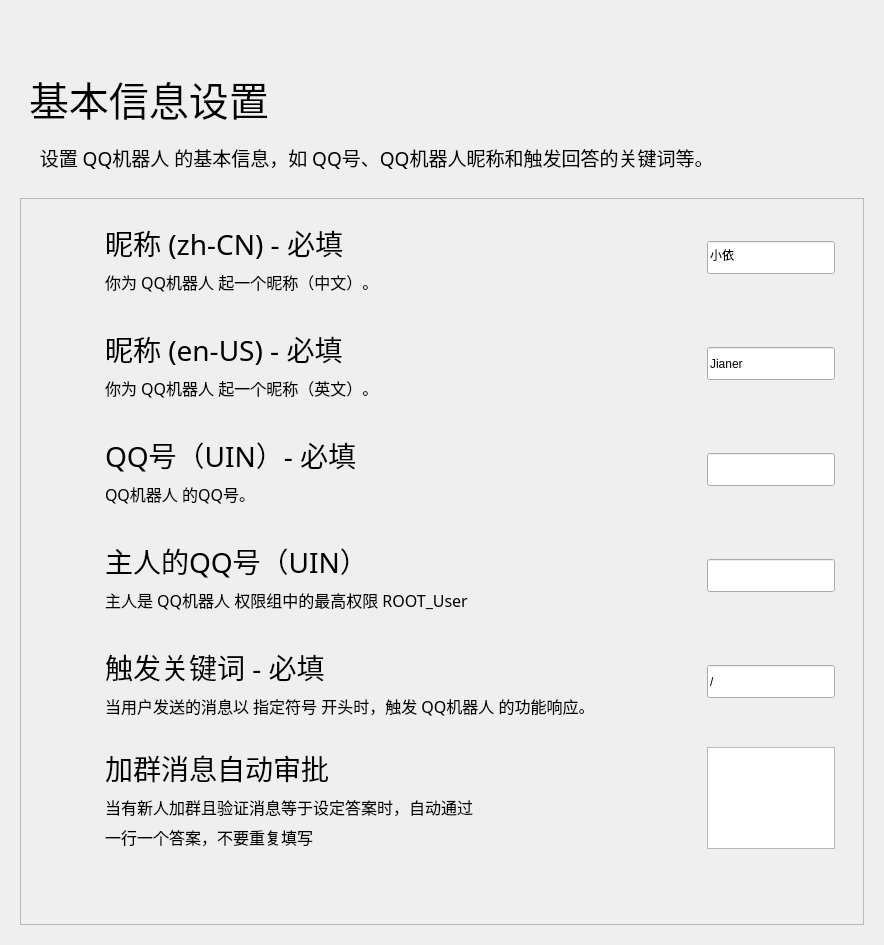
<?xml version="1.0" encoding="UTF-8"?>
<ui version="4.0">
 <class>Form</class>
 <widget class="QWidget" name="Form">
  <property name="geometry">
   <rect>
    <x>0</x>
    <y>0</y>
    <width>884</width>
    <height>945</height>
   </rect>
  </property>
  <property name="minimumSize">
   <size>
    <width>650</width>
    <height>465</height>
   </size>
  </property>
  <property name="windowTitle">
   <string>小依 - 设置基本信息</string>
  </property>
  <layout class="QHBoxLayout" name="horizontalLayout">
   <item>
    <widget class="PopUpAniStackedWidget" name="PopUpAniStackedWidget">
     <property name="minimumSize">
      <size>
       <width>0</width>
       <height>0</height>
      </size>
     </property>
     <widget class="QWidget" name="page">
      <layout class="QVBoxLayout" name="verticalLayout">
       <item>
        <spacer name="spacer">
         <property name="orientation">
          <enum>Qt::Vertical</enum>
         </property>
         <property name="sizeType">
          <enum>QSizePolicy::Fixed</enum>
         </property>
         <property name="sizeHint" stdset="0">
          <size>
           <width>20</width>
           <height>40</height>
          </size>
         </property>
        </spacer>
       </item>
       <item>
        <widget class="QWidget" name="widget" native="true">
         <property name="maximumSize">
          <size>
           <width>16777215</width>
           <height>88</height>
          </size>
         </property>
         <layout class="QHBoxLayout" name="horizontalLayout_2">
          <item>
           <widget class="LargeTitleLabel" name="LargeTitleLabel">
            <property name="font">
             <font>
              <family>HarmonyOS Sans SC Medium</family>
              <pointsize>30</pointsize>
              <bold>false</bold>
             </font>
            </property>
            <property name="text">
             <string>基本信息设置</string>
            </property>
           </widget>
          </item>
         </layout>
        </widget>
       </item>
       <item>
        <widget class="SubtitleLabel" name="SubtitleLabel_5">
         <property name="font">
          <font>
           <family>HarmonyOS Sans SC Medium</family>
           <pointsize>14</pointsize>
           <bold>false</bold>
          </font>
         </property>
         <property name="text">
          <string>    设置 QQ机器人 的基本信息，如 QQ号、QQ机器人昵称和触发回答的关键词等。</string>
         </property>
         <property name="wordWrap">
          <bool>true</bool>
         </property>
        </widget>
       </item>
       <item>
        <spacer name="verticalSpacer_32">
         <property name="orientation">
          <enum>Qt::Vertical</enum>
         </property>
         <property name="sizeType">
          <enum>QSizePolicy::Fixed</enum>
         </property>
         <property name="sizeHint" stdset="0">
          <size>
           <width>20</width>
           <height>20</height>
          </size>
         </property>
        </spacer>
       </item>
       <item>
        <widget class="SmoothScrollArea" name="SmoothScrollArea">
         <property name="frameShadow">
          <enum>QFrame::Raised</enum>
         </property>
         <property name="widgetResizable">
          <bool>true</bool>
         </property>
         <widget class="QWidget" name="scrollAreaWidgetContents">
          <property name="geometry">
           <rect>
            <x>0</x>
            <y>0</y>
            <width>846</width>
            <height>725</height>
           </rect>
          </property>
          <layout class="QVBoxLayout" name="verticalLayout_2">
           <item>
            <layout class="QGridLayout" name="gridLayout">
             <item row="2" column="0">
              <widget class="CardWidget" name="Edit_Icon_Settings_2">
               <property name="maximumSize">
                <size>
                 <width>16777215</width>
                 <height>100</height>
                </size>
               </property>
               <layout class="QHBoxLayout" name="horizontalLayout_6">
                <item>
                 <spacer name="horizontalSpacer_14">
                  <property name="orientation">
                   <enum>Qt::Horizontal</enum>
                  </property>
                  <property name="sizeType">
                   <enum>QSizePolicy::Fixed</enum>
                  </property>
                  <property name="sizeHint" stdset="0">
                   <size>
                    <width>10</width>
                    <height>20</height>
                   </size>
                  </property>
                 </spacer>
                </item>
                <item>
                 <widget class="IconWidget" name="IconWidget_5">
                  <property name="enabled">
                   <bool>true</bool>
                  </property>
                  <property name="minimumSize">
                   <size>
                    <width>40</width>
                    <height>40</height>
                   </size>
                  </property>
                  <property name="maximumSize">
                   <size>
                    <width>40</width>
                    <height>40</height>
                   </size>
                  </property>
                 </widget>
                </item>
                <item>
                 <spacer name="horizontalSpacer_15">
                  <property name="orientation">
                   <enum>Qt::Horizontal</enum>
                  </property>
                  <property name="sizeType">
                   <enum>QSizePolicy::Fixed</enum>
                  </property>
                  <property name="sizeHint" stdset="0">
                   <size>
                    <width>10</width>
                    <height>20</height>
                   </size>
                  </property>
                 </spacer>
                </item>
                <item>
                 <layout class="QVBoxLayout" name="verticalLayout_6">
                  <item>
                   <spacer name="verticalSpacer_33">
                    <property name="orientation">
                     <enum>Qt::Vertical</enum>
                    </property>
                    <property name="sizeType">
                     <enum>QSizePolicy::Expanding</enum>
                    </property>
                    <property name="sizeHint" stdset="0">
                     <size>
                      <width>20</width>
                      <height>5</height>
                     </size>
                    </property>
                   </spacer>
                  </item>
                  <item>
                   <widget class="TitleLabel" name="TitleLabel_5">
                    <property name="maximumSize">
                     <size>
                      <width>16777215</width>
                      <height>50</height>
                     </size>
                    </property>
                    <property name="font">
                     <font>
                      <family>HarmonyOS Sans SC</family>
                      <pointsize>21</pointsize>
                      <bold>false</bold>
                     </font>
                    </property>
                    <property name="text">
                     <string>QQ号（UIN）- 必填</string>
                    </property>
                   </widget>
                  </item>
                  <item>
                   <widget class="SubtitleLabel" name="SubtitleLabel_6">
                    <property name="font">
                     <font>
                      <family>HarmonyOS Sans SC</family>
                      <pointsize>12</pointsize>
                      <bold>false</bold>
                     </font>
                    </property>
                    <property name="text">
                     <string>QQ机器人 的QQ号。</string>
                    </property>
                    <property name="textFormat">
                     <enum>Qt::AutoText</enum>
                    </property>
                    <property name="scaledContents">
                     <bool>false</bool>
                    </property>
                    <property name="wordWrap">
                     <bool>true</bool>
                    </property>
                   </widget>
                  </item>
                  <item>
                   <spacer name="verticalSpacer_34">
                    <property name="orientation">
                     <enum>Qt::Vertical</enum>
                    </property>
                    <property name="sizeType">
                     <enum>QSizePolicy::Expanding</enum>
                    </property>
                    <property name="sizeHint" stdset="0">
                     <size>
                      <width>20</width>
                      <height>5</height>
                     </size>
                    </property>
                   </spacer>
                  </item>
                 </layout>
                </item>
                <item>
                 <widget class="LineEdit" name="LineEdit_4">
                  <property name="maximumSize">
                   <size>
                    <width>128</width>
                    <height>33</height>
                   </size>
                  </property>
                  <property name="text">
                   <string/>
                  </property>
                 </widget>
                </item>
                <item>
                 <spacer name="horizontalSpacer_16">
                  <property name="orientation">
                   <enum>Qt::Horizontal</enum>
                  </property>
                  <property name="sizeType">
                   <enum>QSizePolicy::Fixed</enum>
                  </property>
                  <property name="sizeHint" stdset="0">
                   <size>
                    <width>10</width>
                    <height>20</height>
                   </size>
                  </property>
                 </spacer>
                </item>
               </layout>
              </widget>
             </item>
             <item row="4" column="0">
              <widget class="CardWidget" name="Edit_Icon_Settings_3">
               <property name="maximumSize">
                <size>
                 <width>16777215</width>
                 <height>100</height>
                </size>
               </property>
               <layout class="QHBoxLayout" name="horizontalLayout_7">
                <item>
                 <spacer name="horizontalSpacer_17">
                  <property name="orientation">
                   <enum>Qt::Horizontal</enum>
                  </property>
                  <property name="sizeType">
                   <enum>QSizePolicy::Fixed</enum>
                  </property>
                  <property name="sizeHint" stdset="0">
                   <size>
                    <width>10</width>
                    <height>20</height>
                   </size>
                  </property>
                 </spacer>
                </item>
                <item>
                 <widget class="IconWidget" name="IconWidget_6">
                  <property name="enabled">
                   <bool>true</bool>
                  </property>
                  <property name="minimumSize">
                   <size>
                    <width>40</width>
                    <height>40</height>
                   </size>
                  </property>
                  <property name="maximumSize">
                   <size>
                    <width>40</width>
                    <height>40</height>
                   </size>
                  </property>
                 </widget>
                </item>
                <item>
                 <spacer name="horizontalSpacer_18">
                  <property name="orientation">
                   <enum>Qt::Horizontal</enum>
                  </property>
                  <property name="sizeType">
                   <enum>QSizePolicy::Fixed</enum>
                  </property>
                  <property name="sizeHint" stdset="0">
                   <size>
                    <width>10</width>
                    <height>20</height>
                   </size>
                  </property>
                 </spacer>
                </item>
                <item>
                 <layout class="QVBoxLayout" name="verticalLayout_7">
                  <item>
                   <spacer name="verticalSpacer_35">
                    <property name="orientation">
                     <enum>Qt::Vertical</enum>
                    </property>
                    <property name="sizeType">
                     <enum>QSizePolicy::Expanding</enum>
                    </property>
                    <property name="sizeHint" stdset="0">
                     <size>
                      <width>20</width>
                      <height>5</height>
                     </size>
                    </property>
                   </spacer>
                  </item>
                  <item>
                   <widget class="TitleLabel" name="TitleLabel_6">
                    <property name="maximumSize">
                     <size>
                      <width>16777215</width>
                      <height>50</height>
                     </size>
                    </property>
                    <property name="font">
                     <font>
                      <family>HarmonyOS Sans SC</family>
                      <pointsize>21</pointsize>
                      <bold>false</bold>
                     </font>
                    </property>
                    <property name="text">
                     <string>触发关键词 - 必填</string>
                    </property>
                   </widget>
                  </item>
                  <item>
                   <widget class="SubtitleLabel" name="SubtitleLabel_7">
                    <property name="font">
                     <font>
                      <family>HarmonyOS Sans SC</family>
                      <pointsize>12</pointsize>
                      <bold>false</bold>
                     </font>
                    </property>
                    <property name="text">
                     <string>当用户发送的消息以 指定符号 开头时，触发 QQ机器人 的功能响应。</string>
                    </property>
                    <property name="textFormat">
                     <enum>Qt::AutoText</enum>
                    </property>
                    <property name="scaledContents">
                     <bool>false</bool>
                    </property>
                    <property name="wordWrap">
                     <bool>true</bool>
                    </property>
                   </widget>
                  </item>
                  <item>
                   <spacer name="verticalSpacer_36">
                    <property name="orientation">
                     <enum>Qt::Vertical</enum>
                    </property>
                    <property name="sizeType">
                     <enum>QSizePolicy::Expanding</enum>
                    </property>
                    <property name="sizeHint" stdset="0">
                     <size>
                      <width>20</width>
                      <height>5</height>
                     </size>
                    </property>
                   </spacer>
                  </item>
                 </layout>
                </item>
                <item>
                 <widget class="LineEdit" name="LineEdit_5">
                  <property name="maximumSize">
                   <size>
                    <width>128</width>
                    <height>33</height>
                   </size>
                  </property>
                  <property name="text">
                   <string>/</string>
                  </property>
                 </widget>
                </item>
                <item>
                 <spacer name="horizontalSpacer_19">
                  <property name="orientation">
                   <enum>Qt::Horizontal</enum>
                  </property>
                  <property name="sizeType">
                   <enum>QSizePolicy::Fixed</enum>
                  </property>
                  <property name="sizeHint" stdset="0">
                   <size>
                    <width>10</width>
                    <height>20</height>
                   </size>
                  </property>
                 </spacer>
                </item>
               </layout>
              </widget>
             </item>
             <item row="0" column="0">
              <widget class="CardWidget" name="Edit_Icon_Settings">
               <property name="maximumSize">
                <size>
                 <width>16777215</width>
                 <height>100</height>
                </size>
               </property>
               <layout class="QHBoxLayout" name="horizontalLayout_3">
                <item>
                 <spacer name="horizontalSpacer_5">
                  <property name="orientation">
                   <enum>Qt::Horizontal</enum>
                  </property>
                  <property name="sizeType">
                   <enum>QSizePolicy::Fixed</enum>
                  </property>
                  <property name="sizeHint" stdset="0">
                   <size>
                    <width>10</width>
                    <height>20</height>
                   </size>
                  </property>
                 </spacer>
                </item>
                <item>
                 <widget class="IconWidget" name="IconWidget_2">
                  <property name="enabled">
                   <bool>true</bool>
                  </property>
                  <property name="minimumSize">
                   <size>
                    <width>40</width>
                    <height>40</height>
                   </size>
                  </property>
                  <property name="maximumSize">
                   <size>
                    <width>40</width>
                    <height>40</height>
                   </size>
                  </property>
                 </widget>
                </item>
                <item>
                 <spacer name="horizontalSpacer_6">
                  <property name="orientation">
                   <enum>Qt::Horizontal</enum>
                  </property>
                  <property name="sizeType">
                   <enum>QSizePolicy::Fixed</enum>
                  </property>
                  <property name="sizeHint" stdset="0">
                   <size>
                    <width>10</width>
                    <height>20</height>
                   </size>
                  </property>
                 </spacer>
                </item>
                <item>
                 <layout class="QVBoxLayout" name="verticalLayout_3">
                  <item>
                   <spacer name="verticalSpacer_26">
                    <property name="orientation">
                     <enum>Qt::Vertical</enum>
                    </property>
                    <property name="sizeType">
                     <enum>QSizePolicy::Expanding</enum>
                    </property>
                    <property name="sizeHint" stdset="0">
                     <size>
                      <width>20</width>
                      <height>5</height>
                     </size>
                    </property>
                   </spacer>
                  </item>
                  <item>
                   <widget class="TitleLabel" name="TitleLabel_2">
                    <property name="maximumSize">
                     <size>
                      <width>16777215</width>
                      <height>50</height>
                     </size>
                    </property>
                    <property name="font">
                     <font>
                      <family>HarmonyOS Sans SC</family>
                      <pointsize>21</pointsize>
                      <bold>false</bold>
                     </font>
                    </property>
                    <property name="text">
                     <string>昵称 (zh-CN) - 必填</string>
                    </property>
                   </widget>
                  </item>
                  <item>
                   <widget class="SubtitleLabel" name="SubtitleLabel_2">
                    <property name="font">
                     <font>
                      <family>HarmonyOS Sans SC</family>
                      <pointsize>12</pointsize>
                      <bold>false</bold>
                     </font>
                    </property>
                    <property name="text">
                     <string>你为 QQ机器人 起一个昵称（中文）。</string>
                    </property>
                    <property name="textFormat">
                     <enum>Qt::AutoText</enum>
                    </property>
                    <property name="scaledContents">
                     <bool>false</bool>
                    </property>
                    <property name="wordWrap">
                     <bool>true</bool>
                    </property>
                   </widget>
                  </item>
                  <item>
                   <spacer name="verticalSpacer_27">
                    <property name="orientation">
                     <enum>Qt::Vertical</enum>
                    </property>
                    <property name="sizeType">
                     <enum>QSizePolicy::Expanding</enum>
                    </property>
                    <property name="sizeHint" stdset="0">
                     <size>
                      <width>20</width>
                      <height>5</height>
                     </size>
                    </property>
                   </spacer>
                  </item>
                 </layout>
                </item>
                <item>
                 <widget class="LineEdit" name="LineEdit">
                  <property name="maximumSize">
                   <size>
                    <width>128</width>
                    <height>33</height>
                   </size>
                  </property>
                  <property name="text">
                   <string>小依</string>
                  </property>
                 </widget>
                </item>
                <item>
                 <spacer name="horizontalSpacer_11">
                  <property name="orientation">
                   <enum>Qt::Horizontal</enum>
                  </property>
                  <property name="sizeType">
                   <enum>QSizePolicy::Fixed</enum>
                  </property>
                  <property name="sizeHint" stdset="0">
                   <size>
                    <width>10</width>
                    <height>20</height>
                   </size>
                  </property>
                 </spacer>
                </item>
               </layout>
              </widget>
             </item>
             <item row="3" column="0">
              <widget class="CardWidget" name="Edit_Icon_Settings_6">
               <property name="maximumSize">
                <size>
                 <width>16777215</width>
                 <height>100</height>
                </size>
               </property>
               <layout class="QHBoxLayout" name="horizontalLayout_4">
                <item>
                 <spacer name="horizontalSpacer_7">
                  <property name="orientation">
                   <enum>Qt::Horizontal</enum>
                  </property>
                  <property name="sizeType">
                   <enum>QSizePolicy::Fixed</enum>
                  </property>
                  <property name="sizeHint" stdset="0">
                   <size>
                    <width>10</width>
                    <height>20</height>
                   </size>
                  </property>
                 </spacer>
                </item>
                <item>
                 <widget class="IconWidget" name="IconWidget_3">
                  <property name="enabled">
                   <bool>true</bool>
                  </property>
                  <property name="minimumSize">
                   <size>
                    <width>40</width>
                    <height>40</height>
                   </size>
                  </property>
                  <property name="maximumSize">
                   <size>
                    <width>40</width>
                    <height>40</height>
                   </size>
                  </property>
                 </widget>
                </item>
                <item>
                 <spacer name="horizontalSpacer_8">
                  <property name="orientation">
                   <enum>Qt::Horizontal</enum>
                  </property>
                  <property name="sizeType">
                   <enum>QSizePolicy::Fixed</enum>
                  </property>
                  <property name="sizeHint" stdset="0">
                   <size>
                    <width>10</width>
                    <height>20</height>
                   </size>
                  </property>
                 </spacer>
                </item>
                <item>
                 <layout class="QVBoxLayout" name="verticalLayout_4">
                  <item>
                   <spacer name="verticalSpacer_28">
                    <property name="orientation">
                     <enum>Qt::Vertical</enum>
                    </property>
                    <property name="sizeType">
                     <enum>QSizePolicy::Expanding</enum>
                    </property>
                    <property name="sizeHint" stdset="0">
                     <size>
                      <width>20</width>
                      <height>5</height>
                     </size>
                    </property>
                   </spacer>
                  </item>
                  <item>
                   <widget class="TitleLabel" name="TitleLabel_3">
                    <property name="maximumSize">
                     <size>
                      <width>16777215</width>
                      <height>50</height>
                     </size>
                    </property>
                    <property name="font">
                     <font>
                      <family>HarmonyOS Sans SC</family>
                      <pointsize>21</pointsize>
                      <bold>false</bold>
                     </font>
                    </property>
                    <property name="text">
                     <string>主人的QQ号（UIN）</string>
                    </property>
                   </widget>
                  </item>
                  <item>
                   <widget class="SubtitleLabel" name="SubtitleLabel_3">
                    <property name="font">
                     <font>
                      <family>HarmonyOS Sans SC</family>
                      <pointsize>12</pointsize>
                      <bold>false</bold>
                     </font>
                    </property>
                    <property name="text">
                     <string>主人是 QQ机器人 权限组中的最高权限 ROOT_User</string>
                    </property>
                    <property name="textFormat">
                     <enum>Qt::AutoText</enum>
                    </property>
                    <property name="scaledContents">
                     <bool>false</bool>
                    </property>
                    <property name="wordWrap">
                     <bool>true</bool>
                    </property>
                   </widget>
                  </item>
                  <item>
                   <spacer name="verticalSpacer_29">
                    <property name="orientation">
                     <enum>Qt::Vertical</enum>
                    </property>
                    <property name="sizeType">
                     <enum>QSizePolicy::Expanding</enum>
                    </property>
                    <property name="sizeHint" stdset="0">
                     <size>
                      <width>20</width>
                      <height>5</height>
                     </size>
                    </property>
                   </spacer>
                  </item>
                 </layout>
                </item>
                <item>
                 <widget class="LineEdit" name="LineEdit_2">
                  <property name="maximumSize">
                   <size>
                    <width>128</width>
                    <height>33</height>
                   </size>
                  </property>
                 </widget>
                </item>
                <item>
                 <spacer name="horizontalSpacer_12">
                  <property name="orientation">
                   <enum>Qt::Horizontal</enum>
                  </property>
                  <property name="sizeType">
                   <enum>QSizePolicy::Fixed</enum>
                  </property>
                  <property name="sizeHint" stdset="0">
                   <size>
                    <width>10</width>
                    <height>20</height>
                   </size>
                  </property>
                 </spacer>
                </item>
               </layout>
              </widget>
             </item>
             <item row="6" column="0">
              <spacer name="verticalSpacer">
               <property name="orientation">
                <enum>Qt::Vertical</enum>
               </property>
               <property name="sizeHint" stdset="0">
                <size>
                 <width>20</width>
                 <height>40</height>
                </size>
               </property>
              </spacer>
             </item>
             <item row="1" column="0">
              <widget class="CardWidget" name="Edit_Icon_Settings_4">
               <property name="maximumSize">
                <size>
                 <width>16777215</width>
                 <height>100</height>
                </size>
               </property>
               <layout class="QHBoxLayout" name="horizontalLayout_8">
                <item>
                 <spacer name="horizontalSpacer_20">
                  <property name="orientation">
                   <enum>Qt::Horizontal</enum>
                  </property>
                  <property name="sizeType">
                   <enum>QSizePolicy::Fixed</enum>
                  </property>
                  <property name="sizeHint" stdset="0">
                   <size>
                    <width>10</width>
                    <height>20</height>
                   </size>
                  </property>
                 </spacer>
                </item>
                <item>
                 <widget class="IconWidget" name="IconWidget_7">
                  <property name="enabled">
                   <bool>true</bool>
                  </property>
                  <property name="minimumSize">
                   <size>
                    <width>40</width>
                    <height>40</height>
                   </size>
                  </property>
                  <property name="maximumSize">
                   <size>
                    <width>40</width>
                    <height>40</height>
                   </size>
                  </property>
                 </widget>
                </item>
                <item>
                 <spacer name="horizontalSpacer_21">
                  <property name="orientation">
                   <enum>Qt::Horizontal</enum>
                  </property>
                  <property name="sizeType">
                   <enum>QSizePolicy::Fixed</enum>
                  </property>
                  <property name="sizeHint" stdset="0">
                   <size>
                    <width>10</width>
                    <height>20</height>
                   </size>
                  </property>
                 </spacer>
                </item>
                <item>
                 <layout class="QVBoxLayout" name="verticalLayout_8">
                  <item>
                   <spacer name="verticalSpacer_37">
                    <property name="orientation">
                     <enum>Qt::Vertical</enum>
                    </property>
                    <property name="sizeType">
                     <enum>QSizePolicy::Expanding</enum>
                    </property>
                    <property name="sizeHint" stdset="0">
                     <size>
                      <width>20</width>
                      <height>5</height>
                     </size>
                    </property>
                   </spacer>
                  </item>
                  <item>
                   <widget class="TitleLabel" name="TitleLabel_7">
                    <property name="maximumSize">
                     <size>
                      <width>16777215</width>
                      <height>50</height>
                     </size>
                    </property>
                    <property name="font">
                     <font>
                      <family>HarmonyOS Sans SC</family>
                      <pointsize>21</pointsize>
                      <bold>false</bold>
                     </font>
                    </property>
                    <property name="text">
                     <string>昵称 (en-US) - 必填</string>
                    </property>
                   </widget>
                  </item>
                  <item>
                   <widget class="SubtitleLabel" name="SubtitleLabel_8">
                    <property name="font">
                     <font>
                      <family>HarmonyOS Sans SC</family>
                      <pointsize>12</pointsize>
                      <bold>false</bold>
                     </font>
                    </property>
                    <property name="text">
                     <string>你为 QQ机器人 起一个昵称（英文）。</string>
                    </property>
                    <property name="textFormat">
                     <enum>Qt::AutoText</enum>
                    </property>
                    <property name="scaledContents">
                     <bool>false</bool>
                    </property>
                    <property name="wordWrap">
                     <bool>true</bool>
                    </property>
                   </widget>
                  </item>
                  <item>
                   <spacer name="verticalSpacer_38">
                    <property name="orientation">
                     <enum>Qt::Vertical</enum>
                    </property>
                    <property name="sizeType">
                     <enum>QSizePolicy::Expanding</enum>
                    </property>
                    <property name="sizeHint" stdset="0">
                     <size>
                      <width>20</width>
                      <height>5</height>
                     </size>
                    </property>
                   </spacer>
                  </item>
                 </layout>
                </item>
                <item>
                 <widget class="LineEdit" name="LineEdit_6">
                  <property name="maximumSize">
                   <size>
                    <width>128</width>
                    <height>33</height>
                   </size>
                  </property>
                  <property name="text">
                   <string>Jianer</string>
                  </property>
                 </widget>
                </item>
                <item>
                 <spacer name="horizontalSpacer_22">
                  <property name="orientation">
                   <enum>Qt::Horizontal</enum>
                  </property>
                  <property name="sizeType">
                   <enum>QSizePolicy::Fixed</enum>
                  </property>
                  <property name="sizeHint" stdset="0">
                   <size>
                    <width>10</width>
                    <height>20</height>
                   </size>
                  </property>
                 </spacer>
                </item>
               </layout>
              </widget>
             </item>
             <item row="5" column="0">
              <widget class="CardWidget" name="Edit_Icon_Settings_5">
               <property name="maximumSize">
                <size>
                 <width>16777215</width>
                 <height>120</height>
                </size>
               </property>
               <layout class="QHBoxLayout" name="horizontalLayout_9">
                <item>
                 <spacer name="horizontalSpacer_23">
                  <property name="orientation">
                   <enum>Qt::Horizontal</enum>
                  </property>
                  <property name="sizeType">
                   <enum>QSizePolicy::Fixed</enum>
                  </property>
                  <property name="sizeHint" stdset="0">
                   <size>
                    <width>10</width>
                    <height>20</height>
                   </size>
                  </property>
                 </spacer>
                </item>
                <item>
                 <widget class="IconWidget" name="IconWidget_8">
                  <property name="enabled">
                   <bool>true</bool>
                  </property>
                  <property name="minimumSize">
                   <size>
                    <width>40</width>
                    <height>40</height>
                   </size>
                  </property>
                  <property name="maximumSize">
                   <size>
                    <width>40</width>
                    <height>40</height>
                   </size>
                  </property>
                 </widget>
                </item>
                <item>
                 <spacer name="horizontalSpacer_24">
                  <property name="orientation">
                   <enum>Qt::Horizontal</enum>
                  </property>
                  <property name="sizeType">
                   <enum>QSizePolicy::Fixed</enum>
                  </property>
                  <property name="sizeHint" stdset="0">
                   <size>
                    <width>10</width>
                    <height>20</height>
                   </size>
                  </property>
                 </spacer>
                </item>
                <item>
                 <layout class="QVBoxLayout" name="verticalLayout_9">
                  <item>
                   <spacer name="verticalSpacer_39">
                    <property name="orientation">
                     <enum>Qt::Vertical</enum>
                    </property>
                    <property name="sizeType">
                     <enum>QSizePolicy::Expanding</enum>
                    </property>
                    <property name="sizeHint" stdset="0">
                     <size>
                      <width>20</width>
                      <height>5</height>
                     </size>
                    </property>
                   </spacer>
                  </item>
                  <item>
                   <widget class="TitleLabel" name="TitleLabel_8">
                    <property name="maximumSize">
                     <size>
                      <width>16777215</width>
                      <height>50</height>
                     </size>
                    </property>
                    <property name="font">
                     <font>
                      <family>HarmonyOS Sans SC</family>
                      <pointsize>21</pointsize>
                      <bold>false</bold>
                     </font>
                    </property>
                    <property name="text">
                     <string>加群消息自动审批</string>
                    </property>
                   </widget>
                  </item>
                  <item>
                   <widget class="SubtitleLabel" name="SubtitleLabel_9">
                    <property name="font">
                     <font>
                      <family>HarmonyOS Sans SC</family>
                      <pointsize>12</pointsize>
                      <bold>false</bold>
                     </font>
                    </property>
                    <property name="text">
                     <string>当有新人加群且验证消息等于设定答案时，自动通过</string>
                    </property>
                    <property name="textFormat">
                     <enum>Qt::AutoText</enum>
                    </property>
                    <property name="scaledContents">
                     <bool>false</bool>
                    </property>
                    <property name="wordWrap">
                     <bool>true</bool>
                    </property>
                   </widget>
                  </item>
                  <item>
                   <widget class="SubtitleLabel" name="SubtitleLabel_10">
                    <property name="font">
                     <font>
                      <family>HarmonyOS Sans SC</family>
                      <pointsize>12</pointsize>
                      <bold>false</bold>
                     </font>
                    </property>
                    <property name="text">
                     <string>一行一个答案，不要重复填写</string>
                    </property>
                    <property name="textFormat">
                     <enum>Qt::AutoText</enum>
                    </property>
                    <property name="scaledContents">
                     <bool>false</bool>
                    </property>
                    <property name="wordWrap">
                     <bool>true</bool>
                    </property>
                   </widget>
                  </item>
                  <item>
                   <spacer name="verticalSpacer_40">
                    <property name="orientation">
                     <enum>Qt::Vertical</enum>
                    </property>
                    <property name="sizeType">
                     <enum>QSizePolicy::Expanding</enum>
                    </property>
                    <property name="sizeHint" stdset="0">
                     <size>
                      <width>20</width>
                      <height>5</height>
                     </size>
                    </property>
                   </spacer>
                  </item>
                 </layout>
                </item>
                <item>
                 <widget class="PlainTextEdit" name="PlainTextEdit">
                  <property name="maximumSize">
                   <size>
                    <width>128</width>
                    <height>16777215</height>
                   </size>
                  </property>
                 </widget>
                </item>
                <item>
                 <spacer name="horizontalSpacer_25">
                  <property name="orientation">
                   <enum>Qt::Horizontal</enum>
                  </property>
                  <property name="sizeType">
                   <enum>QSizePolicy::Fixed</enum>
                  </property>
                  <property name="sizeHint" stdset="0">
                   <size>
                    <width>10</width>
                    <height>20</height>
                   </size>
                  </property>
                 </spacer>
                </item>
               </layout>
              </widget>
             </item>
            </layout>
           </item>
          </layout>
         </widget>
        </widget>
       </item>
      </layout>
     </widget>
    </widget>
   </item>
  </layout>
 </widget>
 <customwidgets>
  <customwidget>
   <class>IconWidget</class>
   <extends>QWidget</extends>
   <header>qfluentwidgets</header>
  </customwidget>
  <customwidget>
   <class>CardWidget</class>
   <extends>QFrame</extends>
   <header>qfluentwidgets</header>
   <container>1</container>
  </customwidget>
  <customwidget>
   <class>SmoothScrollArea</class>
   <extends>QScrollArea</extends>
   <header>qfluentwidgets</header>
   <container>1</container>
  </customwidget>
  <customwidget>
   <class>PopUpAniStackedWidget</class>
   <extends>QStackedWidget</extends>
   <header>qfluentwidgets</header>
   <container>1</container>
  </customwidget>
  <customwidget>
   <class>SubtitleLabel</class>
   <extends>QLabel</extends>
   <header>qfluentwidgets</header>
  </customwidget>
  <customwidget>
   <class>TitleLabel</class>
   <extends>QLabel</extends>
   <header>qfluentwidgets</header>
  </customwidget>
  <customwidget>
   <class>LargeTitleLabel</class>
   <extends>QLabel</extends>
   <header>qfluentwidgets</header>
  </customwidget>
  <customwidget>
   <class>LineEdit</class>
   <extends>QLineEdit</extends>
   <header>qfluentwidgets</header>
  </customwidget>
  <customwidget>
   <class>PlainTextEdit</class>
   <extends>QPlainTextEdit</extends>
   <header>qfluentwidgets</header>
  </customwidget>
 </customwidgets>
 <resources>
  <include location="JianerSetupWizard.qrc"/>
 </resources>
 <connections/>
</ui>
